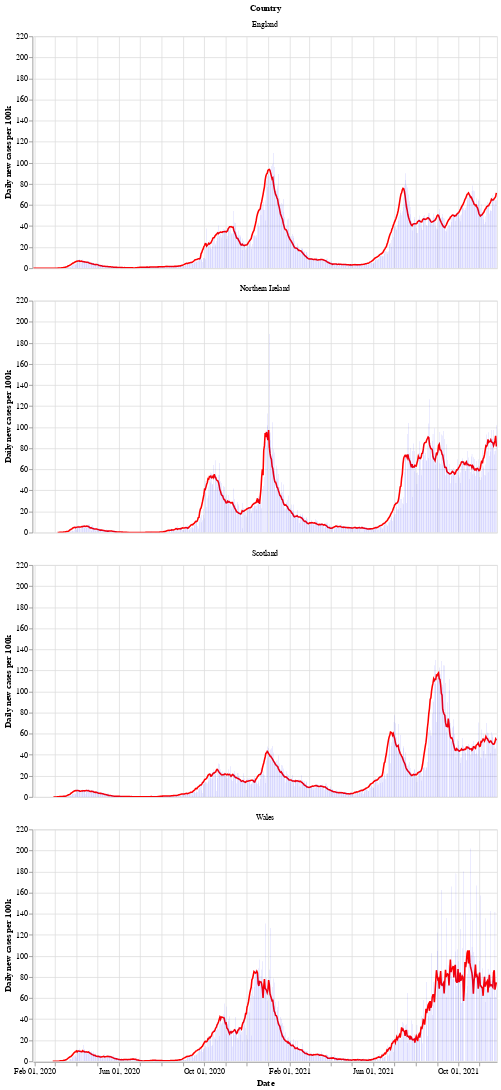

Source (notebook cell):
### Markdown cell above
Next is a bar chart of the number of new cases in each country (per 100k population), with the 7 day moving average of cases. Again we see that Wales saw a longer period of raising and falling cases compared to the other countries.

After a period of cases falling, each nation is now seeing a rise in the number of cases - especially in Wales.

### Code cell
# collapse
bars = alt.Chart(uk_cases).mark_bar().encode(
    x=alt.X("yearmonthdate(date):T", axis=alt.Axis(title='Date')),
    y=alt.Y("newCasesRate:Q", axis=alt.Axis(title='Daily new cases per 100k')),
    tooltip='newCasesRate',
    color=alt.condition(
        alt.datum.dailyChange > 0,
        alt.value("orange"),  # The positive color
        alt.value("blue")  # The negative color
    )
).properties(title='New cases per 100k population with rolling 7 day average', width=600).interactive()
line = alt.Chart(uk_cases).mark_line(
    color='red',
    size=2,
).transform_window(
    rolling_mean='mean(newCasesRate)',
    frame=[0, 7],
    groupby=['areaName']
).encode(
    x='yearmonthdate(date):T',
    y='rolling_mean:Q'
)
alt.layer(line, bars, data=uk_cases).facet(alt.Row('areaName', title='Country'), columns=1)

### Figure 1 — Vega-Lite specification as saved in the notebook (floating-point values rounded to 4 significant figures; data arrays with more than 128 entries replaced by an {"elided": "..."} marker saying what was removed)
{"config": {"view": {"continuousWidth": 400, "continuousHeight": 300}}, "data": {"name": "data-1eb83b6f45f20fd1b9172d1db319c3ed"}, "facet": {"type": "nominal", "field": "areaName", "title": "Country"}, "spec": {"layer": [{"mark": {"type": "line", "color": "red", "size": 2}, "encoding": {"x": {"type": "temporal", "field": "date", "timeUnit": "yearmonthdate"}, "y": {"type": "quantitative", "field": "rolling_mean"}}, "transform": [{"window": [{"op": "mean", "field": "newCasesRate", "as": "rolling_mean"}], "frame": [0, 7], "groupby": ["areaName"]}]}, {"mark": "bar", "encoding": {"color": {"condition": {"value": "orange", "test": "(datum.dailyChange > 0)"}, "value": "blue"}, "tooltip": {"type": "quantitative", "field": "newCasesRate"}, "x": {"type": "temporal", "axis": {"title": "Date"}, "field": "date", "timeUnit": "yearmonthdate"}, "y": {"type": "quantitative", "axis": {"title": "Daily new cases per 100k"}, "field": "newCasesRate"}}, "selection": {"selector002": {"type": "interval", "bind": "scales", "encodings": ["x", "y"]}}, "title": "New cases per 100k population with rolling 7 day average", "width": 600}]}, "columns": 1, "$schema": "https://vega.github.io/schema/vega-lite/v4.8.1.json", "datasets": {"data-1eb83b6f45f20fd1b9172d1db319c3ed": {"elided": "2572 records"}}}
